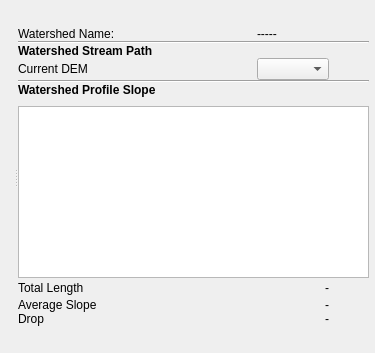
<?xml version="1.0" encoding="UTF-8"?>
<ui version="4.0">
 <class>ReosLongitudinalProfileWidget</class>
 <widget class="QWidget" name="ReosLongitudinalProfileWidget">
  <property name="geometry">
   <rect>
    <x>0</x>
    <y>0</y>
    <width>375</width>
    <height>353</height>
   </rect>
  </property>
  <property name="windowTitle">
   <string>Longitudinal Profile of Watershed</string>
  </property>
  <layout class="QVBoxLayout" name="verticalLayout_2" stretch="4">
   <property name="spacing">
    <number>9</number>
   </property>
   <property name="leftMargin">
    <number>6</number>
   </property>
   <property name="topMargin">
    <number>6</number>
   </property>
   <property name="rightMargin">
    <number>6</number>
   </property>
   <property name="bottomMargin">
    <number>6</number>
   </property>
   <item>
    <widget class="QSplitter" name="mSplitter">
     <property name="orientation">
      <enum>Qt::Horizontal</enum>
     </property>
     <widget class="QWidget" name="gridLayoutWidget">
      <layout class="QGridLayout" name="gridLayout">
       <item row="2" column="0" colspan="2">
        <widget class="ReosPlotWidget" name="mPlotWidget" native="true"/>
       </item>
      </layout>
     </widget>
     <widget class="QWidget" name="verticalLayoutWidget">
      <layout class="QVBoxLayout" name="verticalLayout">
       <property name="spacing">
        <number>0</number>
       </property>
       <item>
        <layout class="QGridLayout" name="gridLayout_3" columnstretch="1,0,0">
         <property name="spacing">
          <number>0</number>
         </property>
         <item row="1" column="0">
          <widget class="QLabel" name="label_2">
           <property name="text">
            <string>Watershed Name: </string>
           </property>
          </widget>
         </item>
         <item row="1" column="1">
          <widget class="QLabel" name="mLabelWatershedName">
           <property name="text">
            <string>-----</string>
           </property>
          </widget>
         </item>
         <item row="7" column="0" colspan="3">
          <widget class="Line" name="line_2">
           <property name="orientation">
            <enum>Qt::Horizontal</enum>
           </property>
          </widget>
         </item>
         <item row="0" column="0">
          <spacer name="verticalSpacer_2">
           <property name="orientation">
            <enum>Qt::Vertical</enum>
           </property>
           <property name="sizeHint" stdset="0">
            <size>
             <width>20</width>
             <height>40</height>
            </size>
           </property>
          </spacer>
         </item>
         <item row="2" column="0" colspan="3">
          <widget class="Line" name="line">
           <property name="orientation">
            <enum>Qt::Horizontal</enum>
           </property>
          </widget>
         </item>
         <item row="4" column="2">
          <spacer name="horizontalSpacer">
           <property name="orientation">
            <enum>Qt::Horizontal</enum>
           </property>
           <property name="sizeHint" stdset="0">
            <size>
             <width>40</width>
             <height>20</height>
            </size>
           </property>
          </spacer>
         </item>
         <item row="3" column="0">
          <widget class="QLabel" name="label_5">
           <property name="font">
            <font>
             <weight>75</weight>
             <bold>true</bold>
            </font>
           </property>
           <property name="text">
            <string>Watershed Stream Path</string>
           </property>
          </widget>
         </item>
         <item row="6" column="0" colspan="3">
          <widget class="QWidget" name="mWidgetToolStreamLine" native="true">
           <property name="minimumSize">
            <size>
             <width>0</width>
             <height>0</height>
            </size>
           </property>
           <layout class="QHBoxLayout" name="horizontalLayout_2">
            <property name="spacing">
             <number>0</number>
            </property>
            <property name="leftMargin">
             <number>0</number>
            </property>
            <property name="topMargin">
             <number>0</number>
            </property>
            <property name="rightMargin">
             <number>0</number>
            </property>
            <property name="bottomMargin">
             <number>0</number>
            </property>
           </layout>
          </widget>
         </item>
         <item row="4" column="0">
          <widget class="QLabel" name="label">
           <property name="text">
            <string>Current DEM</string>
           </property>
          </widget>
         </item>
         <item row="4" column="1">
          <widget class="ReosDigitalElevationModelComboBox" name="mComboBoxDEM"/>
         </item>
        </layout>
       </item>
       <item>
        <widget class="QLabel" name="label_6">
         <property name="font">
          <font>
           <weight>75</weight>
           <bold>true</bold>
          </font>
         </property>
         <property name="text">
          <string>Watershed Profile Slope</string>
         </property>
        </widget>
       </item>
       <item>
        <widget class="QWidget" name="mWidgetToolProfile" native="true">
         <layout class="QHBoxLayout" name="horizontalLayout">
          <property name="spacing">
           <number>0</number>
          </property>
          <property name="leftMargin">
           <number>0</number>
          </property>
          <property name="topMargin">
           <number>9</number>
          </property>
          <property name="rightMargin">
           <number>0</number>
          </property>
          <property name="bottomMargin">
           <number>0</number>
          </property>
         </layout>
        </widget>
       </item>
       <item>
        <widget class="QTableView" name="mProfileTableView">
         <property name="sizePolicy">
          <sizepolicy hsizetype="Minimum" vsizetype="Maximum">
           <horstretch>0</horstretch>
           <verstretch>0</verstretch>
          </sizepolicy>
         </property>
         <attribute name="horizontalHeaderCascadingSectionResizes">
          <bool>true</bool>
         </attribute>
         <attribute name="horizontalHeaderStretchLastSection">
          <bool>true</bool>
         </attribute>
         <attribute name="verticalHeaderVisible">
          <bool>false</bool>
         </attribute>
        </widget>
       </item>
       <item>
        <layout class="QGridLayout" name="gridLayout_2" columnstretch="1,0,0,0">
         <property name="topMargin">
          <number>0</number>
         </property>
         <property name="verticalSpacing">
          <number>0</number>
         </property>
         <item row="2" column="0">
          <widget class="QLabel" name="label_7">
           <property name="text">
            <string>Drop</string>
           </property>
          </widget>
         </item>
         <item row="0" column="3">
          <spacer name="horizontalSpacer_2">
           <property name="orientation">
            <enum>Qt::Horizontal</enum>
           </property>
           <property name="sizeHint" stdset="0">
            <size>
             <width>40</width>
             <height>20</height>
            </size>
           </property>
          </spacer>
         </item>
         <item row="2" column="2">
          <widget class="QLabel" name="mLabelDrop">
           <property name="statusTip">
            <string notr="true"/>
           </property>
           <property name="text">
            <string notr="true">-</string>
           </property>
          </widget>
         </item>
         <item row="1" column="2">
          <widget class="QLabel" name="mLabelAverageSlope">
           <property name="toolTip">
            <string notr="true">&lt;!DOCTYPE HTML PUBLIC &quot;-//W3C//DTD HTML 4.0//EN&quot; &quot;http://www.w3.org/TR/REC-html40/strict.dtd&quot;&gt;
&lt;html&gt;&lt;head&gt;&lt;meta name=&quot;qrichtext&quot; content=&quot;1&quot; /&gt;&lt;style type=&quot;text/css&quot;&gt;
p, li { white-space: pre-wrap; }
&lt;/style&gt;&lt;/head&gt;&lt;body style=&quot; font-family:'Sans Serif'; font-size:9pt; font-weight:400; font-style:normal;&quot;&gt;
&lt;p align=&quot;center&quot; style=&quot; margin-top:12px; margin-bottom:12px; margin-left:0px; margin-right:0px; -qt-block-indent:0; text-indent:0px;&quot;&gt;&lt;img src=&quot;:/formulas/averageSlope.svg&quot; /&gt;&lt;/p&gt;
&lt;p style=&quot; margin-top:12px; margin-bottom:12px; margin-left:0px; margin-right:0px; -qt-block-indent:0; text-indent:0px;&quot;&gt;L : length of section&lt;/p&gt;
&lt;p style=&quot; margin-top:12px; margin-bottom:12px; margin-left:0px; margin-right:0px; -qt-block-indent:0; text-indent:0px;&quot;&gt;p : slope of section&lt;/p&gt;&lt;/body&gt;&lt;/html&gt;</string>
           </property>
           <property name="statusTip">
            <string notr="true"/>
           </property>
           <property name="text">
            <string notr="true">-</string>
           </property>
          </widget>
         </item>
         <item row="1" column="0">
          <widget class="QLabel" name="label_4">
           <property name="text">
            <string>Average Slope</string>
           </property>
          </widget>
         </item>
         <item row="0" column="0">
          <widget class="QLabel" name="label_3">
           <property name="text">
            <string>Total Length</string>
           </property>
          </widget>
         </item>
         <item row="0" column="1">
          <spacer name="horizontalSpacer_3">
           <property name="orientation">
            <enum>Qt::Horizontal</enum>
           </property>
           <property name="sizeHint" stdset="0">
            <size>
             <width>40</width>
             <height>20</height>
            </size>
           </property>
          </spacer>
         </item>
         <item row="0" column="2">
          <widget class="QLabel" name="mLabelTotalLength">
           <property name="statusTip">
            <string notr="true"/>
           </property>
           <property name="text">
            <string notr="true">-</string>
           </property>
          </widget>
         </item>
        </layout>
       </item>
       <item>
        <spacer name="verticalSpacer">
         <property name="orientation">
          <enum>Qt::Vertical</enum>
         </property>
         <property name="sizeHint" stdset="0">
          <size>
           <width>20</width>
           <height>40</height>
          </size>
         </property>
        </spacer>
       </item>
      </layout>
     </widget>
    </widget>
   </item>
  </layout>
 </widget>
 <customwidgets>
  <customwidget>
   <class>ReosDigitalElevationModelComboBox</class>
   <extends>QComboBox</extends>
   <header>reosdigitalelevationmodelcombobox.h</header>
  </customwidget>
  <customwidget>
   <class>ReosPlotWidget</class>
   <extends>QWidget</extends>
   <header>reosplotwidget.h</header>
   <container>1</container>
  </customwidget>
 </customwidgets>
 <resources/>
 <connections/>
</ui>
